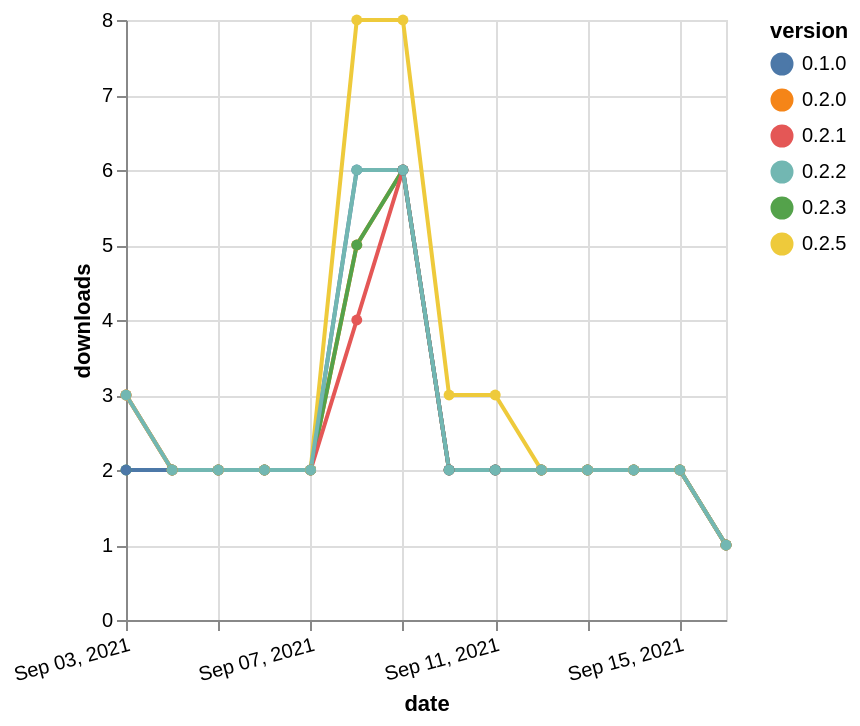

Write the Vega-Lite specification saved for this chart.
### Vega-Lite specification from a JSON file in a GitHub repository (floating-point values rounded to 4 significant figures)
{"$schema": "https://vega.github.io/schema/vega-lite/v5.json", "description": "A simple bar chart with embedded data.", "data": {"values": [{"date": "2021-09-03", "total": 3240, "delta": 3, "version": "0.2.0"}, {"date": "2021-09-04", "total": 3242, "delta": 2, "version": "0.2.0"}, {"date": "2021-09-05", "total": 3244, "delta": 2, "version": "0.2.0"}, {"date": "2021-09-06", "total": 3246, "delta": 2, "version": "0.2.0"}, {"date": "2021-09-07", "total": 3248, "delta": 2, "version": "0.2.0"}, {"date": "2021-09-08", "total": 3253, "delta": 5, "version": "0.2.0"}, {"date": "2021-09-09", "total": 3259, "delta": 6, "version": "0.2.0"}, {"date": "2021-09-10", "total": 3261, "delta": 2, "version": "0.2.0"}, {"date": "2021-09-11", "total": 3263, "delta": 2, "version": "0.2.0"}, {"date": "2021-09-12", "total": 3265, "delta": 2, "version": "0.2.0"}, {"date": "2021-09-13", "total": 3267, "delta": 2, "version": "0.2.0"}, {"date": "2021-09-14", "total": 3269, "delta": 2, "version": "0.2.0"}, {"date": "2021-09-15", "total": 3271, "delta": 2, "version": "0.2.0"}, {"date": "2021-09-16", "total": 3272, "delta": 1, "version": "0.2.0"}, {"date": "2021-09-03", "total": 3240, "delta": 2, "version": "0.2.3"}, {"date": "2021-09-04", "total": 3242, "delta": 2, "version": "0.2.3"}, {"date": "2021-09-05", "total": 3244, "delta": 2, "version": "0.2.3"}, {"date": "2021-09-06", "total": 3246, "delta": 2, "version": "0.2.3"}, {"date": "2021-09-07", "total": 3248, "delta": 2, "version": "0.2.3"}, {"date": "2021-09-08", "total": 3253, "delta": 5, "version": "0.2.3"}, {"date": "2021-09-09", "total": 3259, "delta": 6, "version": "0.2.3"}, {"date": "2021-09-10", "total": 3261, "delta": 2, "version": "0.2.3"}, {"date": "2021-09-11", "total": 3263, "delta": 2, "version": "0.2.3"}, {"date": "2021-09-12", "total": 3265, "delta": 2, "version": "0.2.3"}, {"date": "2021-09-13", "total": 3267, "delta": 2, "version": "0.2.3"}, {"date": "2021-09-14", "total": 3269, "delta": 2, "version": "0.2.3"}, {"date": "2021-09-15", "total": 3271, "delta": 2, "version": "0.2.3"}, {"date": "2021-09-16", "total": 3272, "delta": 1, "version": "0.2.3"}, {"date": "2021-09-03", "total": 3250, "delta": 3, "version": "0.2.1"}, {"date": "2021-09-04", "total": 3252, "delta": 2, "version": "0.2.1"}, {"date": "2021-09-05", "total": 3254, "delta": 2, "version": "0.2.1"}, {"date": "2021-09-06", "total": 3256, "delta": 2, "version": "0.2.1"}, {"date": "2021-09-07", "total": 3258, "delta": 2, "version": "0.2.1"}, {"date": "2021-09-08", "total": 3262, "delta": 4, "version": "0.2.1"}, {"date": "2021-09-09", "total": 3268, "delta": 6, "version": "0.2.1"}, {"date": "2021-09-10", "total": 3270, "delta": 2, "version": "0.2.1"}, {"date": "2021-09-11", "total": 3272, "delta": 2, "version": "0.2.1"}, {"date": "2021-09-12", "total": 3274, "delta": 2, "version": "0.2.1"}, {"date": "2021-09-13", "total": 3276, "delta": 2, "version": "0.2.1"}, {"date": "2021-09-14", "total": 3278, "delta": 2, "version": "0.2.1"}, {"date": "2021-09-15", "total": 3280, "delta": 2, "version": "0.2.1"}, {"date": "2021-09-16", "total": 3281, "delta": 1, "version": "0.2.1"}, {"date": "2021-09-03", "total": 3241, "delta": 2, "version": "0.1.0"}, {"date": "2021-09-04", "total": 3243, "delta": 2, "version": "0.1.0"}, {"date": "2021-09-05", "total": 3245, "delta": 2, "version": "0.1.0"}, {"date": "2021-09-06", "total": 3247, "delta": 2, "version": "0.1.0"}, {"date": "2021-09-07", "total": 3249, "delta": 2, "version": "0.1.0"}, {"date": "2021-09-08", "total": 3255, "delta": 6, "version": "0.1.0"}, {"date": "2021-09-09", "total": 3261, "delta": 6, "version": "0.1.0"}, {"date": "2021-09-10", "total": 3263, "delta": 2, "version": "0.1.0"}, {"date": "2021-09-11", "total": 3265, "delta": 2, "version": "0.1.0"}, {"date": "2021-09-12", "total": 3267, "delta": 2, "version": "0.1.0"}, {"date": "2021-09-13", "total": 3269, "delta": 2, "version": "0.1.0"}, {"date": "2021-09-14", "total": 3271, "delta": 2, "version": "0.1.0"}, {"date": "2021-09-15", "total": 3273, "delta": 2, "version": "0.1.0"}, {"date": "2021-09-16", "total": 3274, "delta": 1, "version": "0.1.0"}, {"date": "2021-09-03", "total": 3999, "delta": 3, "version": "0.2.5"}, {"date": "2021-09-04", "total": 4001, "delta": 2, "version": "0.2.5"}, {"date": "2021-09-05", "total": 4003, "delta": 2, "version": "0.2.5"}, {"date": "2021-09-06", "total": 4005, "delta": 2, "version": "0.2.5"}, {"date": "2021-09-07", "total": 4007, "delta": 2, "version": "0.2.5"}, {"date": "2021-09-08", "total": 4015, "delta": 8, "version": "0.2.5"}, {"date": "2021-09-09", "total": 4023, "delta": 8, "version": "0.2.5"}, {"date": "2021-09-10", "total": 4026, "delta": 3, "version": "0.2.5"}, {"date": "2021-09-11", "total": 4029, "delta": 3, "version": "0.2.5"}, {"date": "2021-09-12", "total": 4031, "delta": 2, "version": "0.2.5"}, {"date": "2021-09-13", "total": 4033, "delta": 2, "version": "0.2.5"}, {"date": "2021-09-14", "total": 4035, "delta": 2, "version": "0.2.5"}, {"date": "2021-09-15", "total": 4037, "delta": 2, "version": "0.2.5"}, {"date": "2021-09-16", "total": 4038, "delta": 1, "version": "0.2.5"}, {"date": "2021-09-03", "total": 3236, "delta": 3, "version": "0.2.2"}, {"date": "2021-09-04", "total": 3238, "delta": 2, "version": "0.2.2"}, {"date": "2021-09-05", "total": 3240, "delta": 2, "version": "0.2.2"}, {"date": "2021-09-06", "total": 3242, "delta": 2, "version": "0.2.2"}, {"date": "2021-09-07", "total": 3244, "delta": 2, "version": "0.2.2"}, {"date": "2021-09-08", "total": 3250, "delta": 6, "version": "0.2.2"}, {"date": "2021-09-09", "total": 3256, "delta": 6, "version": "0.2.2"}, {"date": "2021-09-10", "total": 3258, "delta": 2, "version": "0.2.2"}, {"date": "2021-09-11", "total": 3260, "delta": 2, "version": "0.2.2"}, {"date": "2021-09-12", "total": 3262, "delta": 2, "version": "0.2.2"}, {"date": "2021-09-13", "total": 3264, "delta": 2, "version": "0.2.2"}, {"date": "2021-09-14", "total": 3266, "delta": 2, "version": "0.2.2"}, {"date": "2021-09-15", "total": 3268, "delta": 2, "version": "0.2.2"}, {"date": "2021-09-16", "total": 3269, "delta": 1, "version": "0.2.2"}]}, "width": "container", "mark": {"type": "line", "point": {"filled": true}}, "encoding": {"x": {"field": "date", "type": "temporal", "timeUnit": "yearmonthdate", "title": "date", "axis": {"labelAngle": -15}}, "y": {"field": "delta", "type": "quantitative", "title": "downloads"}, "color": {"field": "version", "type": "nominal"}, "tooltip": {"field": "delta"}}}
